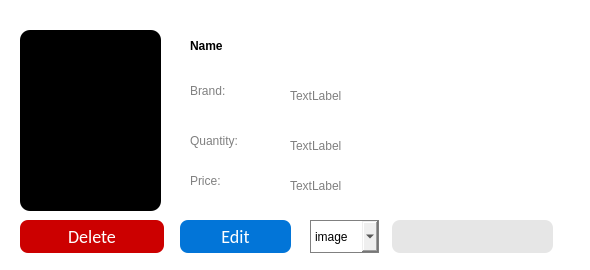
<?xml version="1.0" encoding="UTF-8"?>
<ui version="4.0">
 <class>Dialog</class>
 <widget class="QDialog" name="Dialog">
  <property name="geometry">
   <rect>
    <x>0</x>
    <y>0</y>
    <width>590</width>
    <height>270</height>
   </rect>
  </property>
  <property name="minimumSize">
   <size>
    <width>0</width>
    <height>270</height>
   </size>
  </property>
  <property name="windowTitle">
   <string>Dialog</string>
  </property>
  <property name="styleSheet">
   <string notr="true">QWidget#Dialog{
border-radius: 15px;
}
</string>
  </property>
  <widget class="QWidget" name="widget" native="true">
   <property name="geometry">
    <rect>
     <x>0</x>
     <y>0</y>
     <width>600</width>
     <height>270</height>
    </rect>
   </property>
   <property name="minimumSize">
    <size>
     <width>0</width>
     <height>270</height>
    </size>
   </property>
   <property name="styleSheet">
    <string notr="true">QWidget#widget {
	background-color: white;
padding: 12px 10px;
}</string>
   </property>
   <widget class="QLabel" name="image">
    <property name="geometry">
     <rect>
      <x>20</x>
      <y>30</y>
      <width>141</width>
      <height>181</height>
     </rect>
    </property>
    <property name="styleSheet">
     <string notr="true">background-color: black;
border-radius: 10px;
padding: 10px;</string>
    </property>
    <property name="text">
     <string/>
    </property>
   </widget>
   <widget class="QLabel" name="btn">
    <property name="geometry">
     <rect>
      <x>190</x>
      <y>70</y>
      <width>81</width>
      <height>41</height>
     </rect>
    </property>
    <property name="styleSheet">
     <string notr="true">color : gray;
font: 12pt &quot;Calibri&quot;;
font-weight: 400;</string>
    </property>
    <property name="text">
     <string>Brand:</string>
    </property>
   </widget>
   <widget class="QLabel" name="name">
    <property name="geometry">
     <rect>
      <x>190</x>
      <y>30</y>
      <width>101</width>
      <height>31</height>
     </rect>
    </property>
    <property name="styleSheet">
     <string notr="true">color : black;
font: 16pt &quot;Calibri&quot;;
font-weight: 500;</string>
    </property>
    <property name="text">
     <string>Name</string>
    </property>
   </widget>
   <widget class="QPushButton" name="edit">
    <property name="geometry">
     <rect>
      <x>180</x>
      <y>220</y>
      <width>111</width>
      <height>33</height>
     </rect>
    </property>
    <property name="styleSheet">
     <string notr="true">color: white;
font-family: calibri;
font-size:18px;
font-weight: 400;
background-color: #0275d8;
border-radius: 8px;
</string>
    </property>
    <property name="text">
     <string>Edit</string>
    </property>
    <property name="icon">
     <iconset>
      <normaloff>../images/icons8-edit.svg</normaloff>../images/icons8-edit.svg</iconset>
    </property>
   </widget>
   <widget class="QPushButton" name="delet">
    <property name="geometry">
     <rect>
      <x>20</x>
      <y>220</y>
      <width>144</width>
      <height>33</height>
     </rect>
    </property>
    <property name="styleSheet">
     <string notr="true">color: white;
font-family: calibri;
font-size:18px;
font-weight: 400;
background-color: #CC0000;
border-radius: 8px;
icon: white;
</string>
    </property>
    <property name="text">
     <string>Delete</string>
    </property>
    <property name="icon">
     <iconset>
      <normaloff>../images/icons8-delete.svg</normaloff>../images/icons8-delete.svg</iconset>
    </property>
   </widget>
   <widget class="QLabel" name="btn2">
    <property name="geometry">
     <rect>
      <x>190</x>
      <y>120</y>
      <width>81</width>
      <height>41</height>
     </rect>
    </property>
    <property name="styleSheet">
     <string notr="true">color : gray;
font: 12pt &quot;Calibri&quot;;
font-weight: 400;</string>
    </property>
    <property name="text">
     <string>Quantity:</string>
    </property>
   </widget>
   <widget class="QLabel" name="btn3">
    <property name="geometry">
     <rect>
      <x>190</x>
      <y>160</y>
      <width>81</width>
      <height>41</height>
     </rect>
    </property>
    <property name="styleSheet">
     <string notr="true">color : gray;
font: 12pt &quot;Calibri&quot;;
font-weight: 400;</string>
    </property>
    <property name="text">
     <string>Price:</string>
    </property>
   </widget>
   <widget class="QComboBox" name="list">
    <property name="geometry">
     <rect>
      <x>310</x>
      <y>220</y>
      <width>69</width>
      <height>33</height>
     </rect>
    </property>
    <property name="styleSheet">
     <string notr="true">border: 1px solid gray;
</string>
    </property>
    <item>
     <property name="text">
      <string>image</string>
     </property>
    </item>
    <item>
     <property name="text">
      <string>price</string>
     </property>
    </item>
    <item>
     <property name="text">
      <string>quantity</string>
     </property>
    </item>
    <item>
     <property name="text">
      <string>name</string>
     </property>
    </item>
   </widget>
   <widget class="QLineEdit" name="entry">
    <property name="geometry">
     <rect>
      <x>392</x>
      <y>220</y>
      <width>161</width>
      <height>33</height>
     </rect>
    </property>
    <property name="styleSheet">
     <string notr="true">border-radius:8px;
background-color: rgba(0,0,0,0.1);</string>
    </property>
   </widget>
   <widget class="QLabel" name="brand">
    <property name="geometry">
     <rect>
      <x>290</x>
      <y>80</y>
      <width>81</width>
      <height>31</height>
     </rect>
    </property>
    <property name="styleSheet">
     <string notr="true">color : gray;
font: 12pt &quot;Calibri&quot;;
font-weight: 400;</string>
    </property>
    <property name="text">
     <string>TextLabel</string>
    </property>
   </widget>
   <widget class="QLabel" name="quantity">
    <property name="geometry">
     <rect>
      <x>290</x>
      <y>130</y>
      <width>81</width>
      <height>31</height>
     </rect>
    </property>
    <property name="styleSheet">
     <string notr="true">color : gray;
font: 12pt &quot;Calibri&quot;;
font-weight: 400;</string>
    </property>
    <property name="text">
     <string>TextLabel</string>
    </property>
   </widget>
   <widget class="QLabel" name="price">
    <property name="geometry">
     <rect>
      <x>290</x>
      <y>170</y>
      <width>81</width>
      <height>31</height>
     </rect>
    </property>
    <property name="styleSheet">
     <string notr="true">color : gray;
font: 12pt &quot;Calibri&quot;;
font-weight: 400;</string>
    </property>
    <property name="text">
     <string>TextLabel</string>
    </property>
   </widget>
  </widget>
 </widget>
 <resources/>
 <connections/>
</ui>
